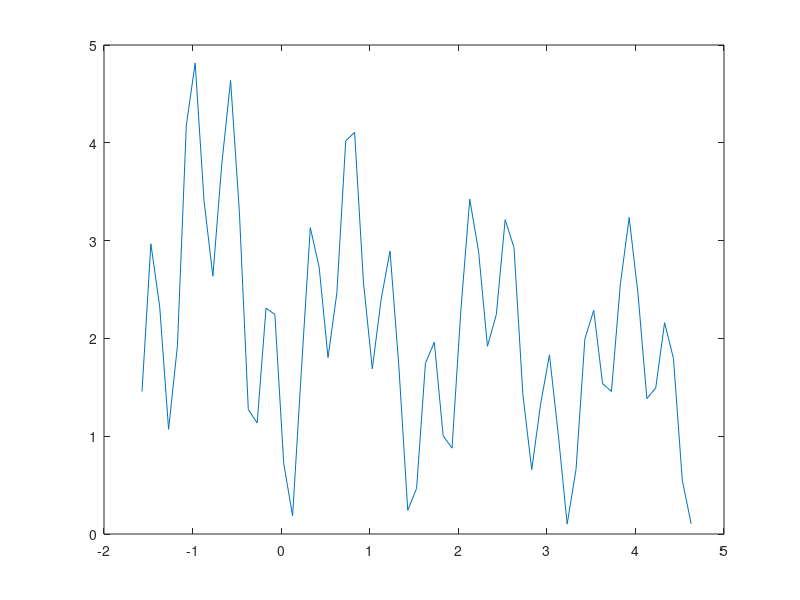

Here is the MATLAB script that generated this plot:
a = 10;
b = 2;
n = 4;
k = 14;
t = [-pi/2:0.1:3*pi/2];
r = (a ./ (a + (t - pi/2))) .* (b - sin(k*t) - cos(n*t));
plot(t, r);
